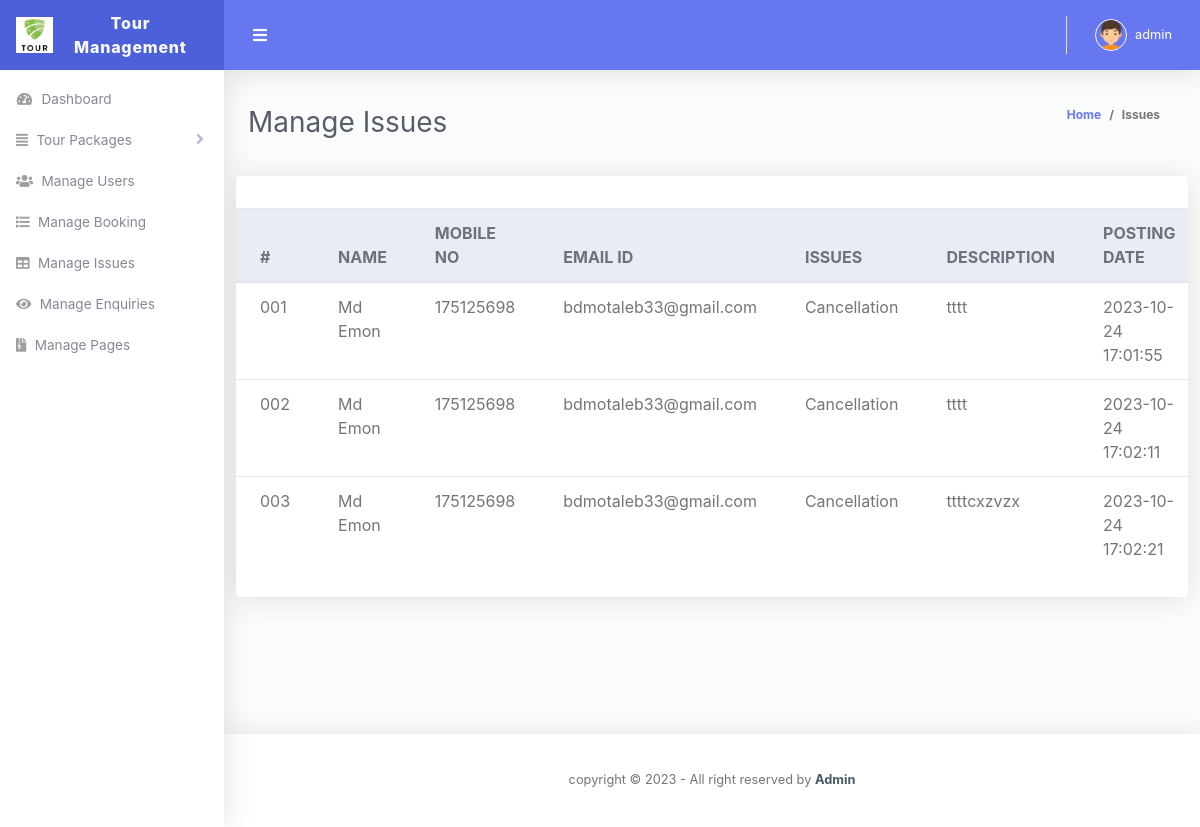
The app's page /admin/manage_issues.php (signed in) with its own data.
### tables this page shows
CREATE TABLE `user` (
  `id` int(11) NOT NULL,
  `fullname` varchar(255) NOT NULL,
  `mobile` int(20) NOT NULL,
  `email` varchar(255) NOT NULL,
  `password` varchar(200) NOT NULL,
  `regdate` timestamp NOT NULL DEFAULT current_timestamp(),
  `updatedate` timestamp NOT NULL DEFAULT current_timestamp() ON UPDATE current_timestamp()
);

CREATE TABLE `issue` (
  `id` int(11) NOT NULL,
  `useremail` varchar(255) NOT NULL,
  `issue` varchar(255) NOT NULL,
  `description` text NOT NULL,
  `postingdate` timestamp NOT NULL DEFAULT current_timestamp(),
  `adminremark` text NOT NULL,
  `remarkdate` timestamp NOT NULL DEFAULT current_timestamp() ON UPDATE current_timestamp()
);

### admin/manage_issues.php (the view, shortened to what this page needs)
<?php
require_once "../includes/connec.php";
?>
<!DOCTYPE html>
<html lang="en">
<head>
  <link href="vendor/fontawesome-free/css/all.min.css" rel="stylesheet" type="text/css">
  <link href="vendor/bootstrap/css/bootstrap.min.css" rel="stylesheet" type="text/css">
  <link href="css/ruang-admin.min.css" rel="stylesheet">
</head>
<body id="page-top">
  <div id="wrapper">
    <?php require_once "includes/sidebar.php" ?>
    <div id="content-wrapper" class="d-flex flex-column">
      <div id="content">
        <?php require_once "includes/header.php" ?>
        <div class="container-fluid" id="container-wrapper" style="height: 80vh;">
          <div class="d-sm-flex align-items-center justify-content-between mb-4">
            <h1 class="h3 mb-0 text-gray-800">Manage Issues</h1>
            <ol class="breadcrumb">
              <li class="breadcrumb-item"><a href="dashboard.php">Home</a></li>
              <li class="breadcrumb-item active" aria-current="page">Issues</li>
            </ol>
          </div>
          <div class="row mb-4 justify-content-center">
            <div class="card">
              <div class="card-header py-3 ">
              </div>
              <div class="table-responsive">
                <table class="table align-items-center table-flush">
                  <thead class="thead-light">
                    <tr>
                      <th>#</th>
                      <th>NAME</th>
                      <th>MOBILE NO</th>
                      <th>EMAIL ID</th>
                      <th>ISSUES</th>
                      <th>DESCRIPTION</th>
                      <th>POSTING DATE</th>
                    </tr>
                  </thead>
                  <tbody>
                    <?php
                    $select_query = "SELECT issue.id as id, user.fullname as fullname, user.mobile as mobile, user.email as email, issue.issue as issue,
                    issue.description as describ, issue.postingdate as postingdate, issue.adminremark as adminremark  FROM user  JOIN issue  ON user.email = issue.useremail ";
                    $select_query_run = mysqli_query($con, $select_query);
                    while ($row = (mysqli_fetch_assoc($select_query_run))) {
                    ?>
                      <tr>
                        <td>00<?= $row['id'] ?></td>
                        <td><?= $row['fullname'] ?></td>
                        <td><?= $row['mobile'] ?></td>
                        <td><?= $row['email'] ?></td>
                        <td><?= $row['issue'] ?></td>
                        <td><?= $row['describ'] ?></td>
                        <td><?= $row['postingdate'] ?></td>
                      </tr>
                    <?php
                    }
                    ?>
                  </tbody>
                </table>
              </div>
              <div class="card-footer"></div>
            </div>
          </div>
        </div>
        <?php require_once "includes/footer.php" ?>
      </div>
    </div>
</body>
</html>

### records on screen
user: issue.id "1", fullname "Md Emon", mobile "175125698", email "bdmotaleb33@gmail.com", issue.issue "Cancellation", issue.description "tttt", issue.postingdate "2023-10-24 17:01:55", issue.id "2", issue.postingdate "2023-10-24 17:02:11", issue.id "3", issue.description "ttttcxzvzx", issue.postingdate "2023-10-24 17:02:21"

### other values on screen
$_SESSION['authenticate_admin_name'] "admin"
